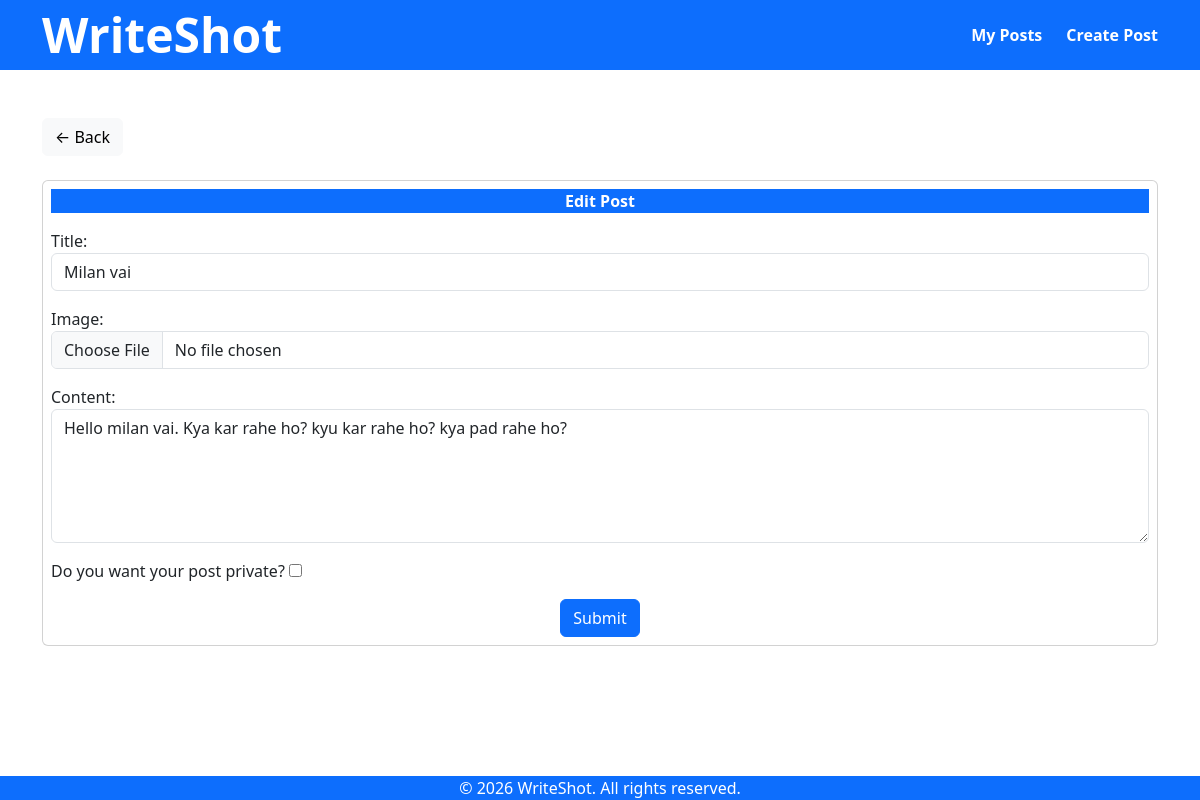
The app's page /18/Milan vai/post_edit/ with its own data.
### blog_app/models.py (models this page shows, shortened)
class Post (models.Model):
    title = models.CharField(max_length=200)
    image = models.ImageField(upload_to='post_images/', blank=True, null=True)
    content = models.TextField()
    created_at = models.DateTimeField(auto_now_add=True)
    is_private = models.BooleanField(default=False)

### blog_app/views.py (the view)
# urls.py: path('<int:pk>/<str:title>/post_edit/', views.post_edit, name='post_edit' ),
def post_edit (request, pk, title):
    post_obj = get_object_or_404(Post, pk=pk, title=title)
    old_image = post_obj.image
    if request.method == "POST":
        form = PostForm(request.POST, request.FILES, instance=post_obj)
        if form.is_valid():
            updated_post = form.save()
            if 'image' in request.FILES:
                if old_image and old_image != updated_post.image:
                    old_image.delete(save=False)
            messages.success(request, 'Post updated successfully!')
            return redirect('post_details', pk=post_obj.pk, title=post_obj.title)
        else:
            messages.error(request, 'Error while updating post...')
    else:
        form = PostForm(instance=post_obj)
    return render (request, 'blog_app/post_form.html', {
        'form':form,
        'post':post_obj
    })

### blog_app/forms.py
class PostForm (forms.ModelForm):
    class Meta:
        model = Post
        exclude = ['created_at']
        labels= {
            'is_private':'Do you want your post private?'
        }
        widgets = {
            'title': forms.TextInput(attrs={
                'class': 'form-control',
                'placeholder': 'Enter post title'
            }),
            'content': forms.Textarea(attrs={
                'class': 'form-control',
                'rows': 5
            }),
            'image': forms.FileInput(attrs={
                'class': 'form-control',
                'accept': 'image/*'
            })
        }

### blog_app/templates/blog_app/post_form.html (shortened to what this page needs)
{% extends 'blog_app/base.html' %}
{% block content %}
<div class="container mt-4 p-0 rounded-4">
    <a href="{% url 'post_list' %}" class="btn btn-light mb-4">
        ← Back
    </a>
    <div class="card p-2">
        <form action="" class="form" method="post" enctype="multipart/form-data">
            {% if form.instance.pk %}
                    <p class="text-center bg-primary text-white fw-bold">Edit Post</p>
            {% else %}
                    <p class="text-center bg-primary text-white fw-bold">Create New Post</p>
            {% endif %}
            {{form.as_p}}
            <div class="text-center">
                <button type="submit" class="btn btn-primary">Submit</button>
            </div>
        </form>
    </div>
</div>
{% endblock content %}

### blog_app/templates/blog_app/base.html (style rules this page uses)
:root { --navbar-height: 70px; --footer-height: 60px; }
body { padding-top: var(--navbar-height); padding-bottom: var(--footer-height); }

### records on screen
Post: title "Milan vai", content "Hello milan vai. Kya kar rahe ho? kyu kar rahe ho? kya pad rahe ho?"
